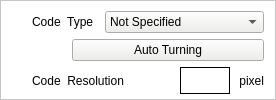
                                           <widget class="QFrame" name="verticalFrame_19">
                                            <property name="styleSheet">
                                             <string notr="true">background-color: rgb(255, 255, 255);
color: rgb(0, 0, 0);</string>
                                            </property>
                                            <property name="frameShape">
                                             <enum>QFrame::StyledPanel</enum>
                                            </property>
                                            <layout class="QVBoxLayout" name="verticalLayout_26">
                                             <property name="topMargin">
                                              <number>10</number>
                                             </property>
                                             <property name="bottomMargin">
                                              <number>0</number>
                                             </property>
                                             <item>
                                              <layout class="QHBoxLayout" name="horizontalLayout_10">
                                               <property name="leftMargin">
                                                <number>20</number>
                                               </property>
                                               <item>
                                                <widget class="QLabel" name="label_7">
                                                 <property name="text">
                                                  <string>Code  Type</string>
                                                 </property>
                                                </widget>
                                               </item>
                                               <item>
                                                <widget class="QComboBox" name="comBox_CodeType_1Dcode">
                                                 <property name="styleSheet">
                                                  <string notr="true">background-color: rgb(238, 238, 236);</string>
                                                 </property>
                                                 <item>
                                                  <property name="text">
                                                   <string>Not Specified</string>
                                                  </property>
                                                 </item>
                                                 <item>
                                                  <property name="text">
                                                   <string>QR</string>
                                                  </property>
                                                 </item>
                                                 <item>
                                                  <property name="text">
                                                   <string>Micro QR</string>
                                                  </property>
                                                 </item>
                                                 <item>
                                                  <property name="text">
                                                   <string>DataMatrix</string>
                                                  </property>
                                                 </item>
                                                 <item>
                                                  <property name="text">
                                                   <string>Rectangular DataMatrix</string>
                                                  </property>
                                                 </item>
                                                </widget>
                                               </item>
                                              </layout>
                                             </item>
                                             <item>
                                              <layout class="QHBoxLayout" name="horizontalLayout_9">
                                               <property name="leftMargin">
                                                <number>20</number>
                                               </property>
                                               <property name="topMargin">
                                                <number>0</number>
                                               </property>
                                               <item>
                                                <spacer name="horizontalSpacer">
                                                 <property name="orientation">
                                                  <enum>Qt::Horizontal</enum>
                                                 </property>
                                                 <property name="sizeType">
                                                  <enum>QSizePolicy::Preferred</enum>
                                                 </property>
                                                 <property name="sizeHint" stdset="0">
                                                  <size>
                                                   <width>40</width>
                                                   <height>20</height>
                                                  </size>
                                                 </property>
                                                </spacer>
                                               </item>
                                               <item>
                                                <widget class="QPushButton" name="btn_AutoTurning_1Dcode">
                                                 <property name="minimumSize">
                                                  <size>
                                                   <width>80</width>
                                                   <height>0</height>
                                                  </size>
                                                 </property>
                                                 <property name="styleSheet">
                                                  <string notr="true">background-color: rgb(238, 238, 236);</string>
                                                 </property>
                                                 <property name="text">
                                                  <string>Auto Turning</string>
                                                 </property>
                                                </widget>
                                               </item>
                                              </layout>
                                             </item>
                                             <item>
                                              <widget class="QFrame" name="horizontalFrame_8">
                                               <layout class="QHBoxLayout" name="horizontalLayout_11">
                                                <property name="leftMargin">
                                                 <number>20</number>
                                                </property>
                                                <property name="topMargin">
                                                 <number>0</number>
                                                </property>
                                                <property name="rightMargin">
                                                 <number>0</number>
                                                </property>
                                                <property name="bottomMargin">
                                                 <number>5</number>
                                                </property>
                                                <item>
                                                 <widget class="QLabel" name="label_10">
                                                  <property name="text">
                                                   <string>Code  Resolution   </string>
                                                  </property>
                                                 </widget>
                                                </item>
                                                <item>
                                                 <spacer name="horizontalSpacer_6">
                                                  <property name="orientation">
                                                   <enum>Qt::Horizontal</enum>
                                                  </property>
                                                  <property name="sizeHint" stdset="0">
                                                   <size>
                                                    <width>40</width>
                                                    <height>20</height>
                                                   </size>
                                                  </property>
                                                 </spacer>
                                                </item>
                                                <item>
                                                 <widget class="QLabel" name="lab_CodeResolution_1Dcode">
                                                  <property name="minimumSize">
                                                   <size>
                                                    <width>50</width>
                                                    <height>25</height>
                                                   </size>
                                                  </property>
                                                  <property name="frameShape">
                                                   <enum>QFrame::Box</enum>
                                                  </property>
                                                  <property name="text">
                                                   <string/>
                                                  </property>
                                                 </widget>
                                                </item>
                                                <item>
                                                 <widget class="QLabel" name="label_8">
                                                  <property name="text">
                                                   <string> pixel</string>
                                                  </property>
                                                 </widget>
                                                </item>
                                               </layout>
                                              </widget>
                                             </item>
                                            </layout>
                                           </widget>
